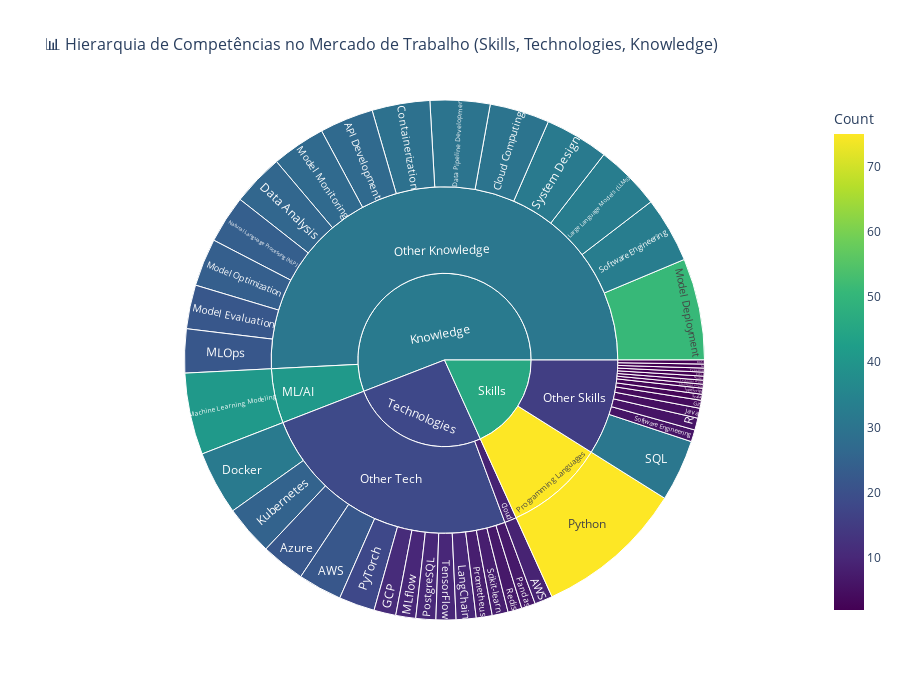

This figure's notebook cell:
### Code cell
# Visualização 1: Sunburst - Hierarquia de Skills, Technologies e Knowledge
import plotly.express as px
import pandas as pd

# Preparar dados hierárquicos
sunburst_data = []

# Adicionar hierarquia: Categoria -> Subcategoria -> Item
categories_mapping = {
    'Skills': {
        'Programming Languages': ['Python', 'SQL', 'R', 'Java', 'Scala', 'TypeScript', 'JavaScript', 'Go'],
        'Engineering': ['Software Engineering', 'Git'],
        'Other': []
    },
    'Technologies': {
        'Cloud': ['AWS', 'Azure', 'GCP'],
        'Containers': ['Docker', 'Kubernetes'],
        'ML Frameworks': ['PyTorch', 'TensorFlow', 'Scikit-Learn'],
        'Databases': ['PostgreSQL', 'MySQL', 'MongoDB'],
        'Other': []
    },
    'Knowledge': {
        'MLOps': ['Model Deployment', 'MLOps', 'Model Monitoring', 'Model Evaluation'],
        'ML/AI': ['Machine Learning Modeling', 'Deep Learning', 'Large Language Models (LLMs)', 'Generative AI'],
        'Engineering': ['Software Engineering', 'API Development', 'System Design', 'CI/CD'],
        'Data': ['Data Engineering', 'Data Pipeline Development', 'Data Analysis'],
        'Other': []
    }
}

# Processar skills
skills_counts = job_results['skills'].explode().value_counts()
for skill, count in skills_counts.head(15).items():
    category = 'Skills'
    subcategory = 'Other'
    for subcat, items in categories_mapping['Skills'].items():
        if skill in items:
            subcategory = subcat
            break
    if subcategory == 'Other':
        subcategory = 'Programming Languages' if skill in ['Bash', 'BASH', 'Perl', 'Ruby', 'C/C++'] else 'Other Skills'
    sunburst_data.append({'Category': category, 'Subcategory': subcategory, 'Item': skill, 'Count': count})

# Processar technologies
tech_counts = job_results['technologies'].explode().value_counts()
for tech, count in tech_counts.head(15).items():
    category = 'Technologies'
    subcategory = 'Other'
    for subcat, items in categories_mapping['Technologies'].items():
        if tech in items:
            subcategory = subcat
            break
    if subcategory == 'Other':
        subcategory = 'Other Tech'
    sunburst_data.append({'Category': category, 'Subcategory': subcategory, 'Item': tech, 'Count': count})

# Processar knowledge
knowledge_counts = job_results['technical_knowledge'].explode().value_counts()
for know, count in knowledge_counts.head(15).items():
    category = 'Knowledge'
    subcategory = 'Other'
    for subcat, items in categories_mapping['Knowledge'].items():
        if know in items:
            subcategory = subcat
            break
    if subcategory == 'Other':
        subcategory = 'Other Knowledge'
    sunburst_data.append({'Category': category, 'Subcategory': subcategory, 'Item': know, 'Count': count})

sunburst_df = pd.DataFrame(sunburst_data)

# Criar sunburst chart
fig = px.sunburst(
    sunburst_df, 
    path=['Category', 'Subcategory', 'Item'], 
    values='Count',
    title='📊 Hierarquia de Competências no Mercado de Trabalho (Skills, Technologies, Knowledge)',
    color='Count',
    color_continuous_scale='Viridis',
    height=700
)

fig.update_layout(
    font=dict(size=12),
    title_font_size=16
)

fig.show()

### Figure 1 — Plotly figure (JSON) as saved in the notebook; plotly's stock layout.template omitted (floating-point values rounded to 4 significant figures)
{"data": [{"branchvalues": "total", "customdata": [[75.0], [31.0], [6.0], [6.0], [5.0], [4.0], [3.0], [3.0], [2.0], [2.0], [2.0], [2.0], [2.0], [2.0], [2.0], [32.0], [25.0], [22.0], [22.0], [18.0], [11.0], [10.0], [10.0], [10.0], [10.0], [9.0], [8.0], [8.0], [7.0], [7.0], [51.0], [41.0], [33.0], [33.0], [32.0], [30.0], [30.0], [29.0], [27.0], [27.0], [26.0], [24.0], [24.0], [22.0], [22.0], [75.0], [15.56], [18.44], [9.0], [30.97], [41.0], [45.88], [18.03], [31.88]], "domain": {"x": [0, 1], "y": [0, 1]}, "hovertemplate": "labels=%{label}<br>Count_sum=%{value}<br>parent=%{parent}<br>id=%{id}<br>Count=%{color}<extra></extra>", "ids": ["Skills/Programming Languages/Python", "Skills/Other Skills/ SQL", "Skills/Other Skills/ Software Engineering", "Skills/Other Skills/ R", "Skills/Other Skills/ Java", "Skills/Other Skills/ Git", "Skills/Other Skills/ Scala", "Skills/Other Skills/ TypeScript", "Skills/Other Skills/ Statistical Analysis", "Skills/Other Skills/ Technical Writing", "Skills/Other Skills/ Node.js", "Skills/Other Skills/ C/C++", "Skills/Other Skills/Typescript", "Skills/Other Skills/ Go", "Skills/Other Skills/ BASH", "Technologies/Other Tech/ Docker", "Technologies/Other Tech/ Kubernetes", "Technologies/Other Tech/ Azure", "Technologies/Other Tech/ AWS", "Technologies/Other Tech/ PyTorch", "Technologies/Other Tech/ GCP", "Technologies/Other Tech/ MLflow", "Technologies/Other Tech/ PostgreSQL", "Technologies/Other Tech/ TensorFlow", "Technologies/Other Tech/ LangChain", "Technologies/Cloud/AWS", "Technologies/Other Tech/ Prometheus", "Technologies/Other Tech/ Scikit-learn", "Technologies/Other Tech/ Redis", "Technologies/Other Tech/ Pandas", "Knowledge/Other Knowledge/ Model Deployment", "Knowledge/ML/AI/Machine Learning Modeling", "Knowledge/Other Knowledge/ Software Engineering", "Knowledge/Other Knowledge/ Large Language Models (LLMs)", "Knowledge/Other Knowledge/ System Design", "Knowledge/Other Knowledge/ Cloud Computing", "Knowledge/Other Knowledge/ Data Pipeline Development", "Knowledge/Other Knowledge/ Containerization", "Knowledge/Other Knowledge/ API Development", "Knowledge/Other Knowledge/ Model Monitoring", "Knowledge/Other Knowledge/ Data Analysis", "Knowledge/Other Knowledge/ Natural Language Processing (NLP)", "Knowledge/Other Knowledge/ Model Optimization", "Knowledge/Other Knowledge/ Model Evaluation", "Knowledge/Other Knowledge/ MLOps", "Skills/Programming Languages", "Skills/Other Skills", "Technologies/Other Tech", "Technologies/Cloud", "Knowledge/Other Knowledge", "Knowledge/ML/AI", "Skills", "Technologies", "Knowledge"], "labels": ["Python", " SQL", " Software Engineering", " R", " Java", " Git", " Scala", " TypeScript", " Statistical Analysis", " Technical Writing", " Node.js", " C/C++", "Typescript", " Go", " BASH", " Docker", " Kubernetes", " Azure", " AWS", " PyTorch", " GCP", " MLflow", " PostgreSQL", " TensorFlow", " LangChain", "AWS", " Prometheus", " Scikit-learn", " Redis", " Pandas", " Model Deployment", "Machine Learning Modeling", " Software Engineering", " Large Language Models (LLMs)", " System Design", " Cloud Computing", " Data Pipeline Development", " Containerization", " API Development", " Model Monitoring", " Data Analysis", " Natural Language Processing (NLP)", " Model Optimization", " Model Evaluation", " MLOps", "Programming Languages", "Other Skills", "Other Tech", "Cloud", "Other Knowledge", "ML/AI", "Skills", "Technologies", "Knowledge"], "marker": {"coloraxis": "coloraxis", "colors": [75.0, 31.0, 6.0, 6.0, 5.0, 4.0, 3.0, 3.0, 2.0, 2.0, 2.0, 2.0, 2.0, 2.0, 2.0, 32.0, 25.0, 22.0, 22.0, 18.0, 11.0, 10.0, 10.0, 10.0, 10.0, 9.0, 8.0, 8.0, 7.0, 7.0, 51.0, 41.0, 33.0, 33.0, 32.0, 30.0, 30.0, 29.0, 27.0, 27.0, 26.0, 24.0, 24.0, 22.0, 22.0, 75.0, 15.56, 18.44, 9.0, 30.97, 41.0, 45.88, 18.03, 31.88]}, "name": "", "parents": ["Skills/Programming Languages", "Skills/Other Skills", "Skills/Other Skills", "Skills/Other Skills", "Skills/Other Skills", "Skills/Other Skills", "Skills/Other Skills", "Skills/Other Skills", "Skills/Other Skills", "Skills/Other Skills", "Skills/Other Skills", "Skills/Other Skills", "Skills/Other Skills", "Skills/Other Skills", "Skills/Other Skills", "Technologies/Other Tech", "Technologies/Other Tech", "Technologies/Other Tech", "Technologies/Other Tech", "Technologies/Other Tech", "Technologies/Other Tech", "Technologies/Other Tech", "Technologies/Other Tech", "Technologies/Other Tech", "Technologies/Other Tech", "Technologies/Cloud", "Technologies/Other Tech", "Technologies/Other Tech", "Technologies/Other Tech", "Technologies/Other Tech", "Knowledge/Other Knowledge", "Knowledge/ML/AI", "Knowledge/Other Knowledge", "Knowledge/Other Knowledge", "Knowledge/Other Knowledge", "Knowledge/Other Knowledge", "Knowledge/Other Knowledge", "Knowledge/Other Knowledge", "Knowledge/Other Knowledge", "Knowledge/Other Knowledge", "Knowledge/Other Knowledge", "Knowledge/Other Knowledge", "Knowledge/Other Knowledge", "Knowledge/Other Knowledge", "Knowledge/Other Knowledge", "Skills", "Skills", "Technologies", "Technologies", "Knowledge", "Knowledge", "", "", ""], "type": "sunburst", "values": [75.0, 31.0, 6.0, 6.0, 5.0, 4.0, 3.0, 3.0, 2.0, 2.0, 2.0, 2.0, 2.0, 2.0, 2.0, 32.0, 25.0, 22.0, 22.0, 18.0, 11.0, 10.0, 10.0, 10.0, 10.0, 9.0, 8.0, 8.0, 7.0, 7.0, 51.0, 41.0, 33.0, 33.0, 32.0, 30.0, 30.0, 29.0, 27.0, 27.0, 26.0, 24.0, 24.0, 22.0, 22.0, 75.0, 72.0, 200.0, 9.0, 410.0, 41.0, 147.0, 209.0, 451.0]}], "layout": {"coloraxis": {"colorbar": {"title": {"text": "Count"}}, "colorscale": [[0, "#440154"], [0.1111, "#482878"], [0.2222, "#3e4989"], [0.3333, "#31688e"], [0.4444, "#26828e"], [0.5556, "#1f9e89"], [0.6667, "#35b779"], [0.7778, "#6ece58"], [0.8889, "#b5de2b"], [1, "#fde725"]]}, "font": {"size": 12}, "height": 700, "legend": {"tracegroupgap": 0}, "title": {"font": {"size": 16}, "text": "📊 Hierarquia de Competências no Mercado de Trabalho (Skills, Technologies, Knowledge)"}}}
